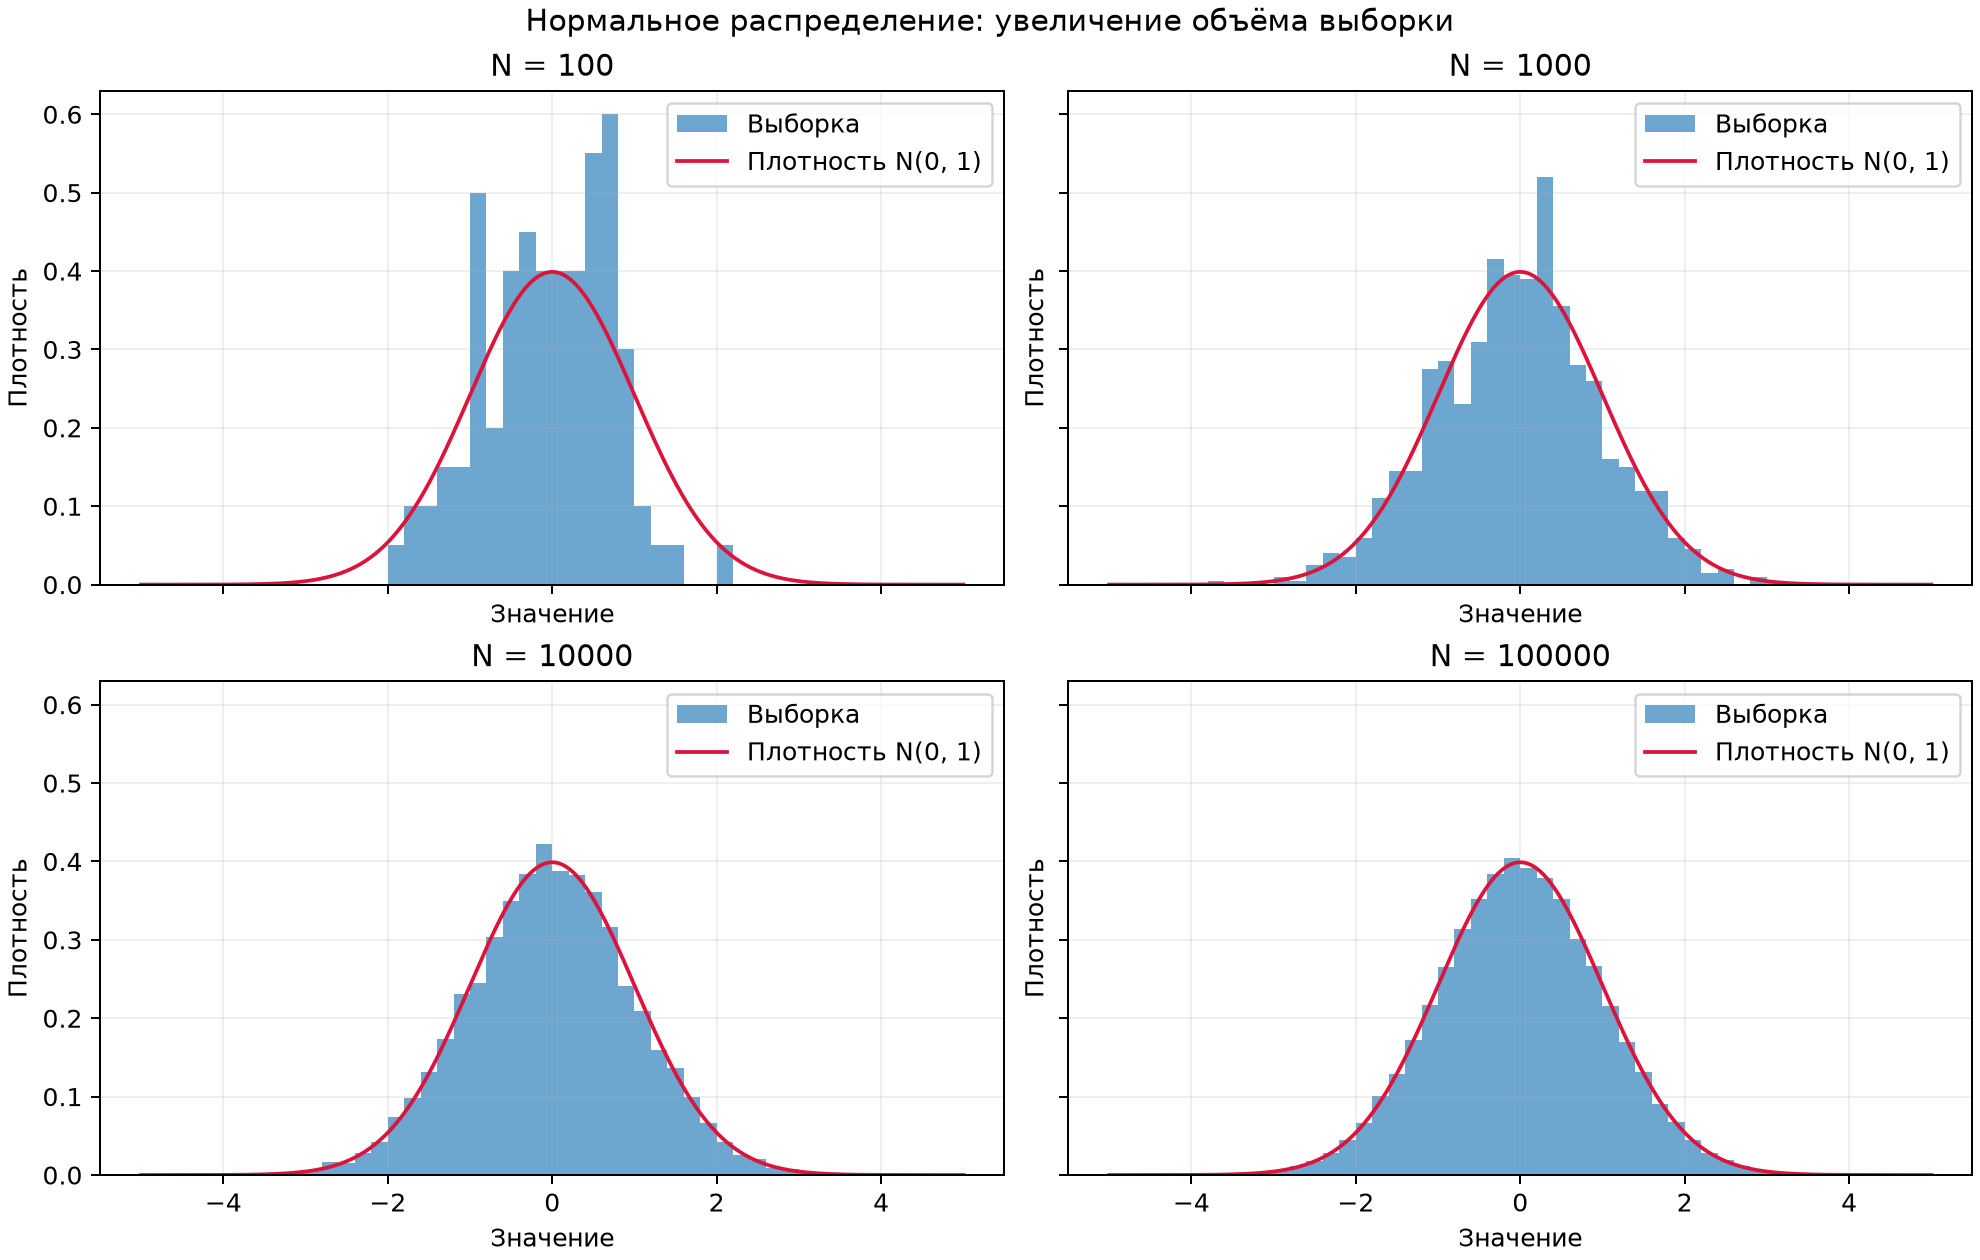

Python code for this plot:
from pathlib import Path
import numpy as np
import pandas as pd
import matplotlib.pyplot as plt


FOLDER = Path(__file__).resolve().parent if '__file__' in globals() else Path.cwd()

rng = np.random.default_rng(42)
sizes = [100, 1000, 10000, 100000]
sample = rng.normal(0, 1, sizes[-1])
bins = np.linspace(-5, 5, 51)
x = np.linspace(-5, 5, 500)
density = np.exp(-x*x/2) / np.sqrt(2*np.pi)
fig, axes = plt.subplots(2, 2, figsize=(11, 7), sharex=True, sharey=True,
                         layout='constrained')
for ax, size in zip(axes.flat, sizes):
    ax.hist(sample[:size], bins=bins, density=True, alpha=0.65, label='Выборка')
    ax.plot(x, density, color='crimson', label='Плотность N(0, 1)')
    ax.set(title=f'N = {size}', xlabel='Значение', ylabel='Плотность')
    ax.grid(alpha=0.2)
    ax.legend()
fig.suptitle('Нормальное распределение: увеличение объёма выборки')
fig.savefig(FOLDER / '02_Стремление_к_нормальности.png', dpi=180)
plt.show()
